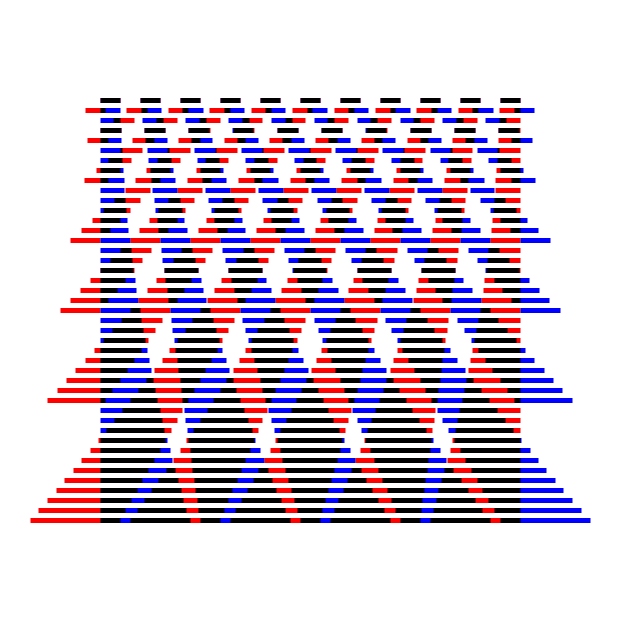
Frame 1 (no input)
Frame 2 (the mouse pressed at the canvas centre, redrawn once): identical to frame 1, image omitted

The Processing sketch that drew this single still picture (run headless with seeded random() and noise(); the mouse was pressed at the canvas centre and the sketch redrawn once):

// Processing sketch: build
// ── build.pde
/*
 * (C) thedotisblack.com
 * ep_33 -> Drawing Machine ( Difference )
 * step_04
 *
 * multiply the colors and show where the lines overlap - difference.
 */

float step_x = 100;
float step_y = 10;
float margin_x = 100;
float margin_y = 100;

color bg = color(255);
color r = color(255, 0, 0);
color b = color(0, 0, 255);

void setup() {
  size(620, 620);
  surface.setLocation(25, 25);
  strokeCap(CORNER);
  strokeWeight(5);
  blendMode(MULTIPLY);
  noLoop();
}

void draw() {
  background(bg);
  // ---
  for (float y = margin_y; y <= height-margin_y; y += step_y) {
    step_x = map(y, margin_y, height-margin_y, 40, 100);
    float xx = map(step_x, 40, 100, 20, step_x-10);
    for (float x = margin_x; x <= width-margin_x; x += step_x) {
      // blue line
      stroke(b);
      line(x, y, x+xx, y);
      // red lines
      stroke(r);
      line(width-x, y, width-x-xx, y);
    }
  }
}
